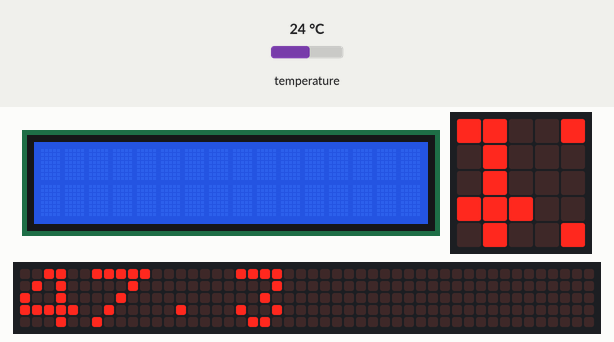
Bench run of a program on a simulated BBC micro:bit (MakeCode). On the bench: 16×2 character LCD, the board's 5×5 LED display, a strip that is not on the board, showing the scrolling text unrolled. The inputs (shaded band) are chosen by the test bench; at power-on: temperature 24 °C. The 48×5 strip is a reading aid, not a part: it shows the text the display is scrolling, unrolled, one strip-width of it at a time; what the program prints to the serial console is not drawn.

Above: at 2.4 s.
2.5 s: temperature set to 12 °C
At 6.93 s:
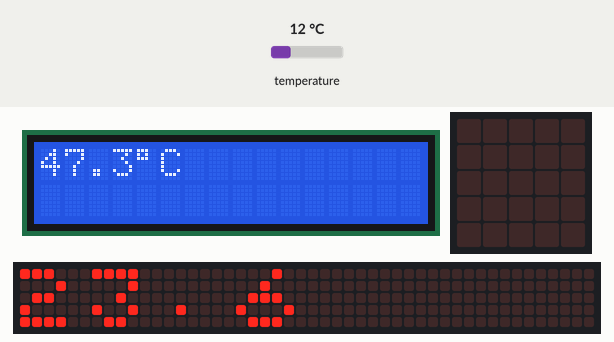
8.7 s: temperature set to 19 °C
At 12.5 s:
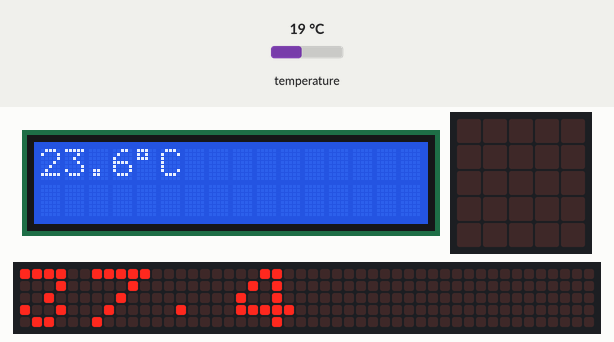
14.9 s: temperature set to 28 °C
At 22.9 s:
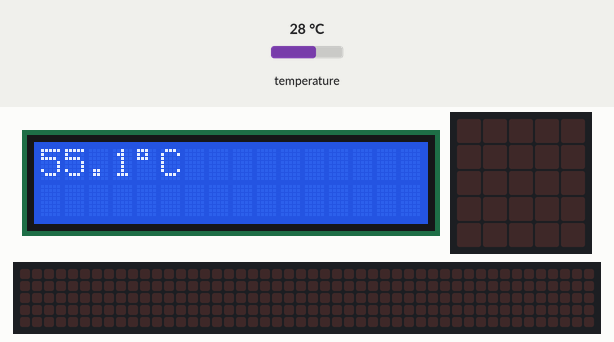

The program:

main.ts
```typescript
function initAQM1602 () {
    basic.pause(100)
    writeCommand(56)
    writeCommand(57)
    writeCommand(20)
    writeCommand(115)
    writeCommand(86)
    writeCommand(108)
    writeCommand(56)
    writeCommand(1)
    writeCommand(12)
}
function READ_TEMP (TEMP_Commamd: number) {
    pins.i2cWriteNumber(
    TEMP_ADDRESS,
    TEMP_Commamd,
    NumberFormat.UInt8BE,
    true
    )
    TEMP_READ_VAL = pins.i2cReadNumber(TEMP_ADDRESS, NumberFormat.UInt8BE, false)
    return TEMP_READ_VAL
}
// 62=0x3E
//
// 16384=0x4000
function writeData (dat: string) {
    pins.i2cWriteNumber(
    LCD_ADDRESS,
    16384 + dat.charCodeAt(0),
    NumberFormat.UInt16BE,
    false
    )
    basic.pause(1)
}
function Init_TEMP () {
    pins.i2cWriteNumber(
    TEMP_ADDRESS,
    3,
    NumberFormat.UInt8BE,
    true
    )
    pins.i2cWriteNumber(
    TEMP_ADDRESS,
    128,
    NumberFormat.UInt8BE,
    false
    )
}
function writeCommand (command: number) {
    pins.i2cWriteNumber(
    LCD_ADDRESS,
    0 + command,
    NumberFormat.UInt16BE,
    false
    )
    basic.pause(20)
}
let msg = ""
let temperture_TXT = 0
let temperture = 0
let tmp_L = 0
let tmp_H = 0
let TEMP_READ_VAL = 0
let LCD_ADDRESS = 0
let TEMP_ADDRESS = 0
TEMP_ADDRESS = 72
LCD_ADDRESS = 62
Init_TEMP()
initAQM1602()
serial.redirectToUSB()
basic.pause(1000)
basic.forever(function () {
    tmp_H = READ_TEMP(0)
    tmp_L = READ_TEMP(1)
    temperture = tmp_H * 256 + tmp_L
    temperture_TXT = Math.round(temperture / 13)
    temperture = temperture_TXT / 10
    serial.writeValue("Temperture", temperture)
    basic.showNumber(temperture)
    msg = convertToText(temperture_TXT)
    writeCommand(1)
    writeCommand(0)
    for (let index = 0; index <= msg.length - 2; index++) {
        writeData(msg.charAt(index))
    }
    writeData(".")
    writeData(msg.charAt(msg.length - 1))
    writeData(String.fromCharCode(13 * 16 + 15))
    writeData("C")
    basic.pause(1000)
})
```

test.ts
```typescript
// テストはここに来ます。このパッケージが拡張機能として使用されるときにはコンパイルされません。
```
